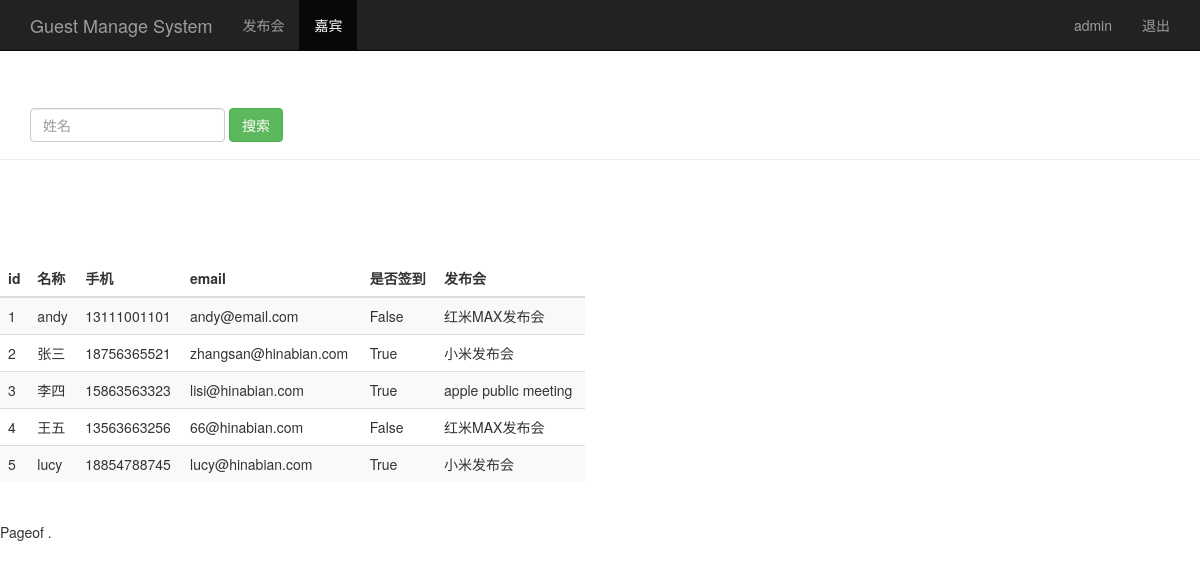
/search_guest_name/ (signed in), run on the app's committed database.
### sign/models.py (models this page shows, shortened)
class Guest(models.Model):
	event=models.ForeignKey(Event,on_delete=models.CASCADE)
	realname=models.CharField(max_length=64)
	phone=models.CharField(max_length=16)
	email=models.EmailField()
	sign=models.BooleanField()
	create_time=models.DateTimeField(auto_now=True)
	class Meta:
		unique_together=('event','phone')

class Event(models.Model):
	name=models.CharField(max_length=100)
	limit=models.IntegerField()
	status=models.BooleanField()
	address=models.CharField(max_length=200)
	start_time=models.DateTimeField('events time')
	create_time=models.DateTimeField(auto_now=True)
	def __str__(self):
		return self.name

### sign/views.py (the view)
# urls.py: path('search_guest_name/', views.search_guest_name),
@login_required
def search_guest_name(request):
	username=request.session.get('user','')#获取当前登录的用户名
	search_guest_name=request.GET.get("name","")#获取搜索关键字
	guest_list=Guest.objects.filter(realname__contains=search_guest_name)#从数据库寻找匹配的数据
	return render(request,"guest_manage.html",{"user":username,"guests":guest_list})#渲染页面，并传递参数

### sign/templates/guest_manage.html (shortened to what this page needs)
<!DOCTYPE html>
<html>
<head>
	{% load bootstrap3 %}
	{% bootstrap_css %}
</head>
<body role="document">
	<nav class="navbar navbar-inverse navbar-fixed-top">
		<div class="container">
			<div class="navbar-header">
				<a class="navbar-brand" href="/event_manage/">Guest Manage System</a>
			</div>
			<div id="navbar" class="collapse navbar-collapse">
				<ul class="nav navbar-nav">
					<li>
						<a href="/event_manage/">发布会</a>
					</li>
					<li class="active">
						<a href="#">嘉宾</a>
					</li>
				</ul>
				<ul class="nav navbar-nav navbar-right">
					<li><a href="#">{{user}}</a></li>
					<li><a href="/logout/">退出</a></li>
				</ul>
			</div>
		</div>
	</nav>
	<div class="page-header" style="padding-top: 60px;">
		<div id="navbar" class="navbar-collapse collapse">
			<form class="navbar-form" method="get" action="/search_guest_name/">
				<div class="form-group">
					<input type="text" name="name" placeholder="姓名" class="form-control">
				</div>
				<button type="submit" class="btn btn-success">搜索</button>
			</form>
		</div>
	</div>
	<div class="row" style="padding-top: 80px;">
		<div class="col-md-6">
			<table class="table table-striped">
				<thead>
					<tr>
						<th>id</th><th>名称</th><th>手机</th><th>email</th><th>是否签到</th>
						<th>发布会</th>
					</tr>
				</thead>
				<tbody>
					{% for guest in guests %}
					<tr>
						<td>{{ guest.id }}</td>
						<td>{{ guest.realname }}</td>
						<td>{{ guest.phone }}</td>
						<td>{{ guest.email }}</td>
						<td>{{ guest.sign }}</td>
						<td>{{ guest.event }}</td>
					</tr>
					{% endfor %}
				</tbody>
			</table>
		</div>
	</div>
	<div class="pagination">
		<span class="step-links">
			<span class="current">
				Page{{ guests.number }}of {{guests.paginator.num_pages}}.
			</span>
		</span>
	</div>
</body>
</html>

### data on the page
Guest: id "1", realname "andy", phone "13111001101", email "andy@email.com", sign "False", event "红米MAX发布会"
Guest: id "2", realname "张三", phone "18756365521", email "zhangsan@hinabian.com", sign "True", event "小米发布会"
Guest: id "3", realname "李四", phone "15863563323", email "lisi@hinabian.com", sign "True", event "apple public meeting"
Guest: id "4", realname "王五", phone "13563663256", email "66@hinabian.com", sign "False", event "红米MAX发布会"
Guest: id "5", realname "lucy", phone "18854788745", email "lucy@hinabian.com", sign "True", event "小米发布会"

### other printed values
{{ user }} "admin"
